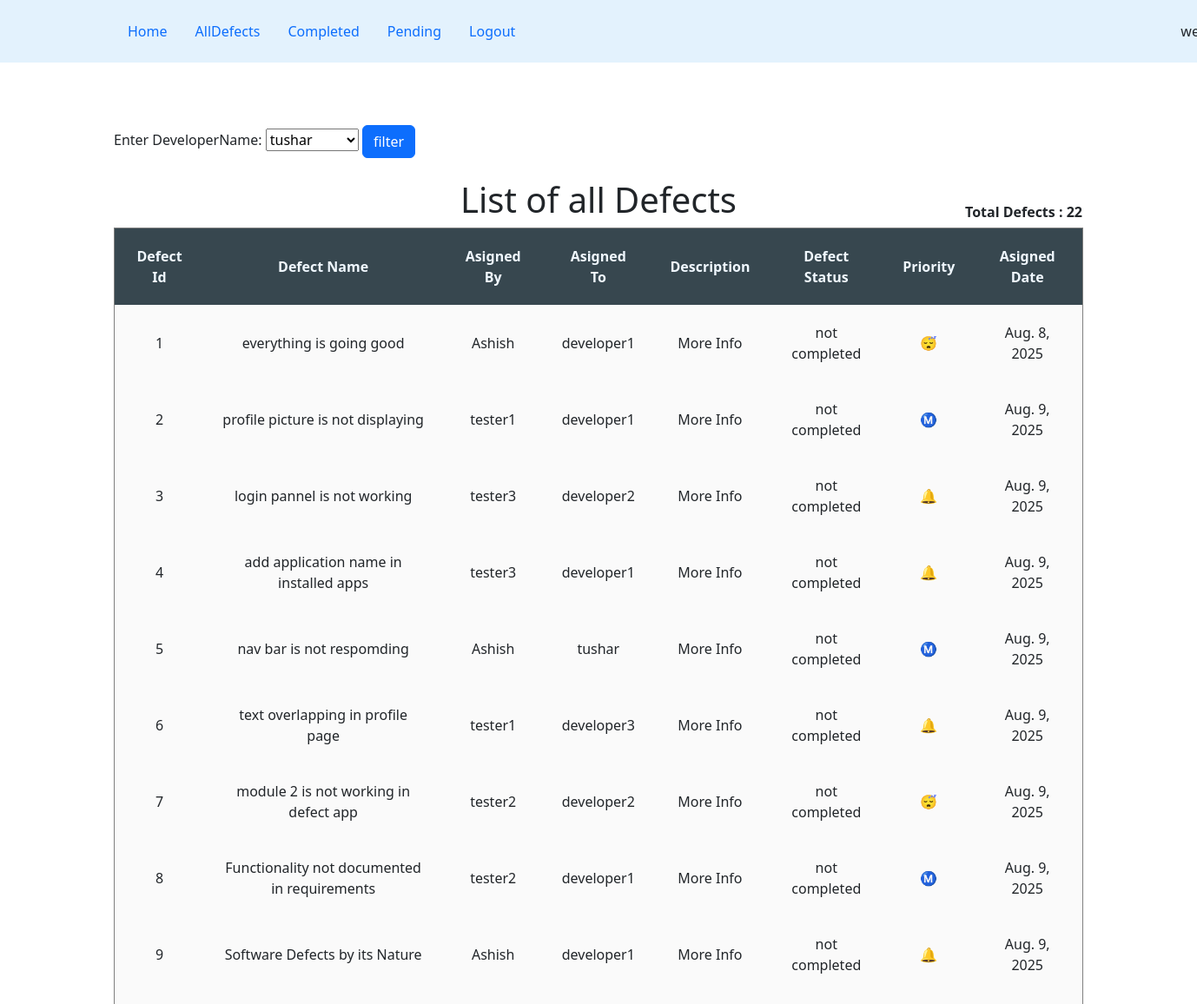
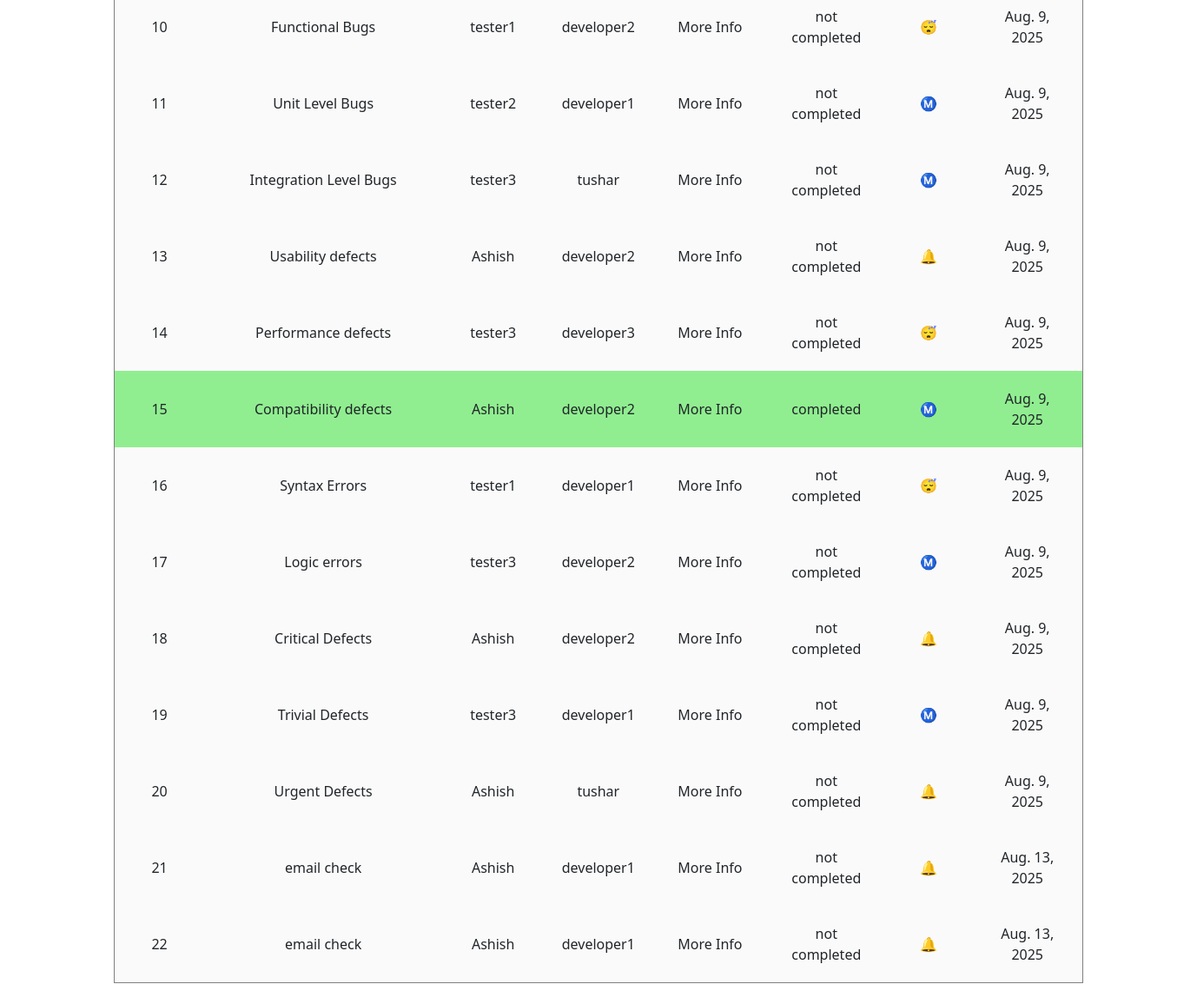
Screenshot of /defects/filterdefect with the database file from the repository (2 pictures, top to bottom).
### defects/models.py (models this page shows, shortened)
class Defects_details(models.Model):
    defect_id = models.CharField(max_length=100)
    defect_name = models.CharField(max_length=100)
    assigned_by = models.ForeignKey(User, on_delete=models.CASCADE, related_name='assigned_defects')
    assigned_to = models.ForeignKey(User, on_delete=models.CASCADE, related_name='received_defects')
    description = models.TextField()
    defect_status = models.CharField(max_length=100)
    priority = models.CharField(max_length=100)
    assigned_date = models.DateField(auto_now_add=True)

### defects/views.py (the view, shortened to what this page needs)
# urls.py: path('filterdefect',views.filter_defect,name='filterdefect')
def filter_defect(request):
    dev = developers.objects.all()
    data = Defects_details.objects.all()
    td = len(data)
    tadmin = False
    selected_user = None
    context = {
        'dev':dev,
        'data':data,
        'td':td,
        'tadmin':tadmin,
       'selected_user':selected_user,
    }
    return render(request,'defects/filterdefect.html',context)

### templates/defects/filterdefect.html (shortened to what this page needs)
{% extends "defects/base.html" %}
{% block content %}
<div class="container">
    <div class="jumbotron">
        <br><br>
            <form action="" method="post">
                <label for="username"> Enter DeveloperName:</label>
                <select name="username">
                    {% for i in dev %}
                        <option value="{{ i.dev_name.username }}" {% if selected_user == i.dev_name.username %}selected{% endif %}>
                            {{ i.dev_name.username }}
                        </option>
                    {% endfor %}
                </select>
                <input type="submit" name="" id="" value="filter" class="btn btn-primary">
            </form>
    </div>
</div>
<div class="container">
    <div class="jumbotron">
        <b style="position: relative; left: 980px; top: 50px;">Total Defects : {{td}}</b>
        <h1 style="text-align: center;">List of all Defects</h1>
        <table border="1" cellpadding="20" style="text-align: center;">
            <thead style="background-color: #37474F; color: aliceblue;">
                <tr>
                    <th>Defect Id</th>
                    <th>Defect Name</th>
                    <th>Asigned By</th>
                    <th>Asigned To</th>
                    <th>Description</th>
                    <th>Defect Status</th>
                    <th>Priority</th>
                    <th>Asigned Date</th>
                </tr>
            </thead>
            <tbody style="background-color: #FAFAFA;">
                {% for i in data %}
                    <tr class="tbodyc" {% if i.defect_status == "completed" %} style="background-color: lightgreen;" {% endif %}>
                        <td>{{ i.defect_id }}</td>
                        <td>{{ i.defect_name }}</td>
                        <td>{{ i.assigned_by }}</td>
                        <td>{{ i.assigned_to }}</td>
                        <td><a href="{{ i.id }}" class="nav-link">More Info</a></td>
                        <td>{{ i.defect_status }}</td>
                        {% if i.priority == 'High' %}
                            <td>🔔</td>
                        {% elif i.priority == 'Medium' %}
                            <td>Ⓜ️</td>
                        {% elif i.priority == 'Low' %}
                            <td>😴</td>
                        {% endif %}
                        <td>{{ i.assigned_date }}</td>
                    </tr>
                    {% endfor %}
            </tbody>
        </table>
        <br>
    </div>
</div>
{% endblock  %}

### rows the page displays
Defects_details: defect_id "1", defect_name "everything is going good", assigned_by "Ashish", assigned_to "developer1", defect_status "not completed", assigned_date "Aug. 8, 2025"
Defects_details: defect_id "2", defect_name "profile picture is not displaying", assigned_by "tester1", assigned_to "developer1", defect_status "not completed", assigned_date "Aug. 9, 2025"
Defects_details: defect_id "3", defect_name "login pannel is not working", assigned_by "tester3", assigned_to "developer2", defect_status "not completed", assigned_date "Aug. 9, 2025"
Defects_details: defect_id "4", defect_name "add application name in installed apps", assigned_by "tester3", assigned_to "developer1", defect_status "not completed", assigned_date "Aug. 9, 2025"
Defects_details: defect_id "5", defect_name "nav bar is not respomding", assigned_by "Ashish", assigned_to "tushar", defect_status "not completed", assigned_date "Aug. 9, 2025"
Defects_details: defect_id "6", defect_name "text overlapping in profile page", assigned_by "tester1", assigned_to "developer3", defect_status "not completed", assigned_date "Aug. 9, 2025"
Defects_details: defect_id "7", defect_name "module 2 is not working in defect app", assigned_by "tester2", assigned_to "developer2", defect_status "not completed", assigned_date "Aug. 9, 2025"
Defects_details: defect_id "8", defect_name "Functionality not documented in requirements", assigned_by "tester2", assigned_to "developer1", defect_status "not completed", assigned_date "Aug. 9, 2025"
Defects_details: defect_id "9", defect_name "Software Defects by its Nature", assigned_by "Ashish", assigned_to "developer1", defect_status "not completed", assigned_date "Aug. 9, 2025"
Defects_details: defect_id "10", defect_name "Functional Bugs", assigned_by "tester1", assigned_to "developer2", defect_status "not completed", assigned_date "Aug. 9, 2025"
Defects_details: defect_id "11", defect_name "Unit Level Bugs", assigned_by "tester2", assigned_to "developer1", defect_status "not completed", assigned_date "Aug. 9, 2025"
Defects_details: defect_id "12", defect_name "Integration Level Bugs", assigned_by "tester3", assigned_to "tushar", defect_status "not completed", assigned_date "Aug. 9, 2025"
Defects_details: defect_id "13", defect_name "Usability defects", assigned_by "Ashish", assigned_to "developer2", defect_status "not completed", assigned_date "Aug. 9, 2025"
Defects_details: defect_id "14", defect_name "Performance defects", assigned_by "tester3", assigned_to "developer3", defect_status "not completed", assigned_date "Aug. 9, 2025"
Defects_details: defect_id "15", defect_name "Compatibility defects", assigned_by "Ashish", assigned_to "developer2", defect_status "completed", assigned_date "Aug. 9, 2025"
Defects_details: defect_id "16", defect_name "Syntax Errors", assigned_by "tester1", assigned_to "developer1", defect_status "not completed", assigned_date "Aug. 9, 2025"
Defects_details: defect_id "17", defect_name "Logic errors", assigned_by "tester3", assigned_to "developer2", defect_status "not completed", assigned_date "Aug. 9, 2025"
Defects_details: defect_id "18", defect_name "Critical Defects", assigned_by "Ashish", assigned_to "developer2", defect_status "not completed", assigned_date "Aug. 9, 2025"
Defects_details: defect_id "19", defect_name "Trivial Defects", assigned_by "tester3", assigned_to "developer1", defect_status "not completed", assigned_date "Aug. 9, 2025"
Defects_details: defect_id "20", defect_name "Urgent Defects", assigned_by "Ashish", assigned_to "tushar", defect_status "not completed", assigned_date "Aug. 9, 2025"
Defects_details: defect_id "21", defect_name "email check", assigned_by "Ashish", assigned_to "developer1", defect_status "not completed", assigned_date "Aug. 13, 2025"
Defects_details: defect_id "22", defect_name "email check", assigned_by "Ashish", assigned_to "developer1", defect_status "not completed", assigned_date "Aug. 13, 2025"

### other values shown
{{ td }} "22"
form field username "tushar"
